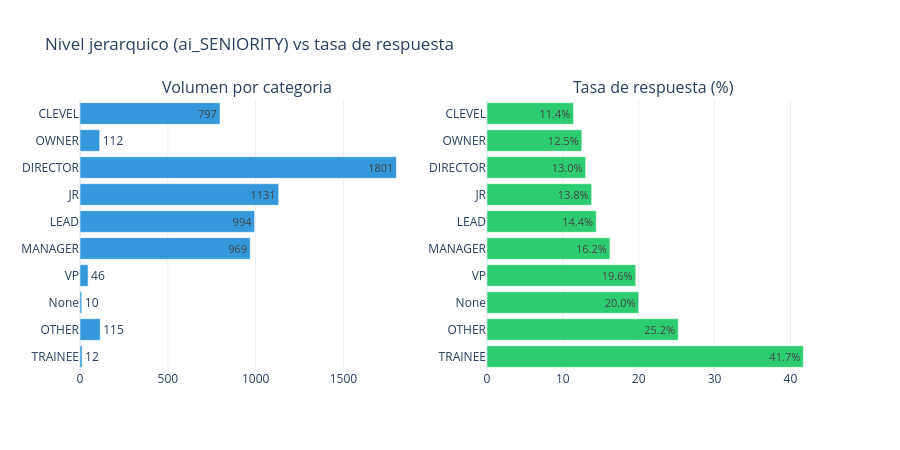

Write notebook code for a chart like this one.
### Markdown cell above
### 2.4.1 ai_SENIORITY (nivel jerárquico)

El nivel jerárquico determina la capacidad de decisión del contacto. Un Director o C-level puede aprobar una compra directamente, mientras que un Junior necesita escalar. Analizamos si la jerarquia influye en la probabilidad de respuesta.

### Code cell
plot_categorical_comparison(df, 'ai_SENIORITY',
                           title='Nivel jerarquico (ai_SENIORITY) vs tasa de respuesta')

### Figure 1 — Plotly figure (JSON) as saved in the notebook; plotly's stock layout.template omitted (floating-point values rounded to 4 significant figures)
{"data": [{"marker": {"color": "#3498db"}, "name": "Total", "orientation": "h", "text": [12.0, 115.0, 10.0, 46.0, 969.0, 994.0, 1131.0, 1801.0, 112.0, 797.0], "textposition": "auto", "type": "bar", "x": [12, 115, 10, 46, 969, 994, 1131, 1801, 112, 797], "xaxis": "x", "y": ["TRAINEE", "OTHER", "None", "VP", "MANAGER", "LEAD", "JR", "DIRECTOR", "OWNER", "CLEVEL"], "yaxis": "y"}, {"marker": {"color": "#2ecc71"}, "name": "Tasa respuesta", "orientation": "h", "text": ["41.7%", "25.2%", "20.0%", "19.6%", "16.2%", "14.4%", "13.8%", "13.0%", "12.5%", "11.4%"], "textposition": "auto", "type": "bar", "x": [41.7, 25.2, 20.0, 19.6, 16.2, 14.4, 13.8, 13.0, 12.5, 11.4], "xaxis": "x2", "y": ["TRAINEE", "OTHER", "None", "VP", "MANAGER", "LEAD", "JR", "DIRECTOR", "OWNER", "CLEVEL"], "yaxis": "y2"}], "layout": {"annotations": [{"font": {"size": 16}, "showarrow": false, "text": "Volumen por categoria", "x": 0.225, "xanchor": "center", "xref": "paper", "y": 1.0, "yanchor": "bottom", "yref": "paper"}, {"font": {"size": 16}, "showarrow": false, "text": "Tasa de respuesta (%)", "x": 0.775, "xanchor": "center", "xref": "paper", "y": 1.0, "yanchor": "bottom", "yref": "paper"}], "height": 450, "showlegend": false, "title": {"text": "Nivel jerarquico (ai_SENIORITY) vs tasa de respuesta"}, "xaxis": {"anchor": "y", "domain": [0.0, 0.45]}, "xaxis2": {"anchor": "y2", "domain": [0.55, 1.0]}, "yaxis": {"anchor": "x", "domain": [0.0, 1.0]}, "yaxis2": {"anchor": "x2", "domain": [0.0, 1.0]}}}
